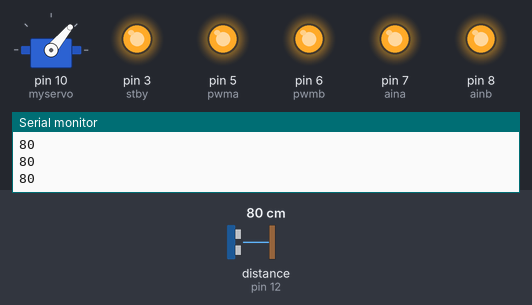
This sketch was run on a simulated Arduino Uno, built with avr-gcc and run on an emulated ATmega328P. Parts: servo, output pins drawn as LEDs (lit = HIGH), the last lines printed to the serial monitor. Wiring (inferred from the names in the program): ultrasonic range finder: trigger pin 13; echo pin 12. The inputs (shaded band) are chosen by the test bench; at power-on: distance to the obstacle (sensor on pin 12) 80 cm. The echo pulse lasts 58.3 µs per cm; pins used as bus, display or sensor lines are not drawn.

Above: at 1.8 s.
1.9 s: distance to the obstacle (sensor on pin 12) set to 35 cm
3.4 s: distance to the obstacle (sensor on pin 12) set to 28 cm
At 6.7 s:
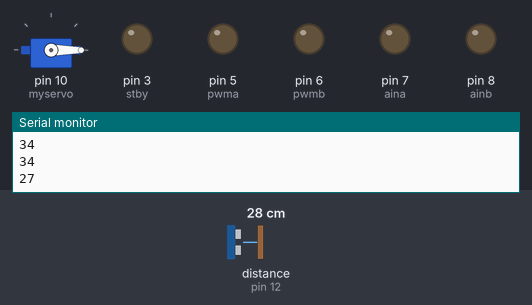
At 9.1 s:
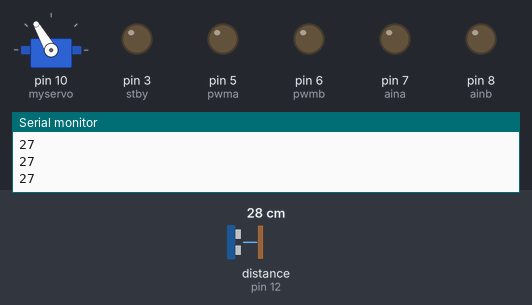
9.4 s: distance to the obstacle (sensor on pin 12) set to 60 cm
At 10.2 s:
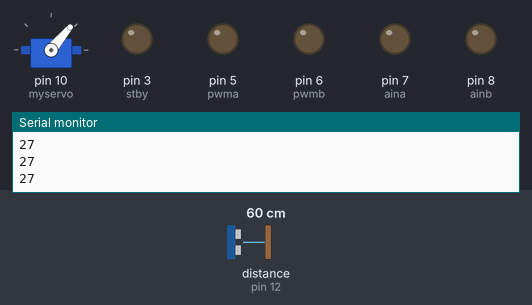
Timing chart, 0 to 12.4 s (numbered marks = the images above; inputs shaded):
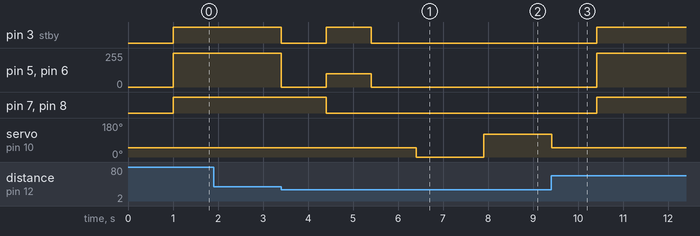

Measured:
- the behaviour switches between 32 and 31 cm on distance to the obstacle (sensor on pin 12) (found by bisection; images 0 and 1)
- after the input at 3.4 s, pin 3 (stby): HIGH → LOW at once, → HIGH 1.0 s later, → LOW 1.0 s later; pin 5 (pwma), pin 6 (pwmb): 255/255 → 0/255 at once, → 100/255 1.0 s later, → 0/255 1.0 s later; pin 7 (aina), pin 8 (ainb): HIGH → LOW after 1.0 s; servo on pin 10 (myservo): 50° → 0° after 3.0 s, → 120° 1.5 s later
- after the input at 9.4 s, pin 7 (aina), pin 8 (ainb): goes on until 10.4 s, then stays HIGH; servo on pin 10 (myservo): goes on until 9.4 s, then stays 50°

The sketch:

main.ino
```cpp
#include <Servo.h>
Servo myservo;

int trig = 13;
int echo = 12;
int distance, duration;
int stby = 3;
int pwma = 5;
int pwmb = 6;
int aina = 7;
int ainb = 8;
int speed = 255;
int read, l, r;
int main()
{

  init();

  myservo.attach(10);
  pinMode(trig, OUTPUT);
  pinMode(echo, INPUT);
  pinMode(stby, OUTPUT);
  pinMode(pwma, OUTPUT);
  pinMode(pwmb, OUTPUT);
  pinMode(aina, OUTPUT);
  pinMode(ainb, OUTPUT);
  Serial.begin(9600);
  servo_move('s');
  for(;;){
      digitalWrite(stby, HIGH);
      digitalWrite(aina, HIGH);
      digitalWrite(ainb, HIGH);
      analogWrite(pwma, speed);
      analogWrite(pwmb, speed);
      read = read_dist();
      if (read<=30 || read >=1700){
        analogWrite(pwma, 0);
        analogWrite(pwmb, 0);
        digitalWrite(stby, LOW);
        delay(1000);
        move('r', 1, 100);
        delay(1000);
        servo_move('r');
        delay(500);
        r = read_dist();

        servo_move('l');
        l = read_dist();
        delay(500);

        if(r > l){
          turn('r');
          delay(1000);
        }
        else if(l > r){
          turn('l');
          delay(1000);
        }
        servo_move('s');
      }
  }

}

void servo_move(char dir)
{
  switch (dir)
  {
  case 'r':
    myservo.write(0);
    delay(1000);
    break;
  case 'l':
    myservo.write(120);
    delay(1000);
    break;
  case 's':
    myservo.write(50);
    delay(1000);
    break;
  }
}

int read_dist()
{
  digitalWrite(trig, LOW);
  delayMicroseconds(2);
  digitalWrite(trig, HIGH);
  delayMicroseconds(10);
  digitalWrite(trig, LOW);
  duration = pulseIn(echo, HIGH) / 58;
  distance = duration;
  Serial.println(distance);
  return (distance);
}
void move(char direction, int time, int speed)
{
  time *= 1000;
  if (speed >= 0 && speed <= 255)
  {
    switch (direction)
    {
    case 'f':
      digitalWrite(stby, HIGH);
      digitalWrite(aina, HIGH);
      digitalWrite(ainb, HIGH);
      analogWrite(pwma, speed);
      analogWrite(pwmb, speed);
      delay(time);
      analogWrite(pwma, 0);
      analogWrite(pwmb, 0);
      digitalWrite(stby, LOW);
      break;
    case 'r':
      digitalWrite(stby, HIGH);
      digitalWrite(aina, LOW);
      digitalWrite(ainb, LOW);
      analogWrite(pwma, speed);
      analogWrite(pwmb, speed);
      delay(time);
      analogWrite(pwma, 0);
      analogWrite(pwmb, 0);
      digitalWrite(stby, LOW);
      break;
    default:
      digitalWrite(stby, LOW);
      analogWrite(pwma, 0);
      analogWrite(pwmb, 0);
      break;
    }
  }
}

void turn(char direction)
{
  switch (direction)
  {
  case 'r':
    digitalWrite(stby, HIGH);
    digitalWrite(ainb, HIGH);
    analogWrite(pwmb, 100);
    delay(1000);
    analogWrite(pwmb, 0);
    digitalWrite(stby, LOW);
    break;
  case 'l':
    digitalWrite(stby, HIGH);
    digitalWrite(aina, HIGH);
    analogWrite(pwma, 75);
    delay(1000);
    digitalWrite(stby, LOW);
    break;
  default:
    digitalWrite(stby, LOW);
    analogWrite(pwma, 0);
    analogWrite(pwmb, 0);
    break;
  }
}
```
